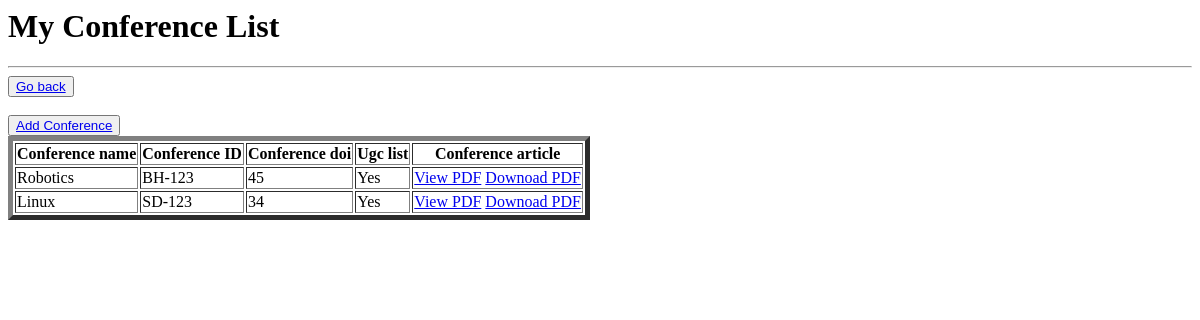
Before: /conferences/ with the older database file.
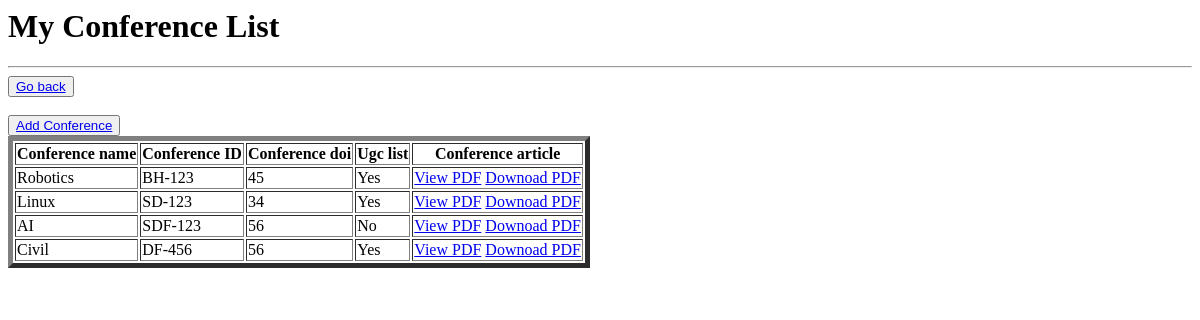
After: the same page with the newer database file.
### CSE/models.py (models this page shows, shortened)
class Conference(models.Model):
    fac_name=models.ForeignKey(User,on_delete=models.CASCADE)
    conference_id = models.CharField(primary_key=True,max_length=100)
    conference_name = models.CharField(max_length=255)
    conference_article = models.FileField(upload_to='conferences/',validators=[validate_pdf])
    conference_doi=models.IntegerField()
    ugc=(('Yes','Yes'),('No','No'))
    ugc_listed=models.CharField(max_length=10,choices=ugc)

### CSE/views.py (the view)
# urls.py: path('conferences/', conference_details, name='conferences'),
def conference_details(request):
    if request.user.is_authenticated:
        conferences = Conference.objects.filter(fac_name=request.user)
    else:
        conferences = Conference.objects.all()
    return render(request, 'conferencedetail.html', {'conferences': conferences})

### CSE/templates/conferencedetail.html
<h1>My Conference List</h1>
<hr>
<button><a href="{% url 'options' %}">Go back</a></button><br><br>
<button><a href="{% url 'conf-create' %}">Add Conference</a></button>
<table border="5">
    <thead>
        <tr>
            <th>Conference name</th>
            <th>Conference ID</th>
            <th>Conference doi</th>
            <th>Ugc list</th>
            <th>Conference article</th>
        </tr>
    </thead>
    <tbody>
        {% for i in conferences %}
            <tr>
                <td>{{i.conference_name}}</td>
                <td>{{i.conference_id}}</td>
                <td>{{i.conference_doi}}</td>
                <td>{{ i.ugc_listed }}</td>
                <td>
                    {% if i.conference_article %}
                      <a href="{{ i.conference_article.url }}" target="_blank" >View PDF</a>
                      <a href="{{ i.conference_article.url }}" target="_blank" download>Downoad PDF</a>
                    {% endif %}
                </td>
            </tr>
        {% endfor %}
    </tbody>
</table

Changed rows visible on the page:
added Conference: conference_name "AI", conference_id "SDF-123", conference_doi "56", ugc_listed "No"
added Conference: conference_name "Civil", conference_id "DF-456", conference_doi "56", ugc_listed "Yes"
